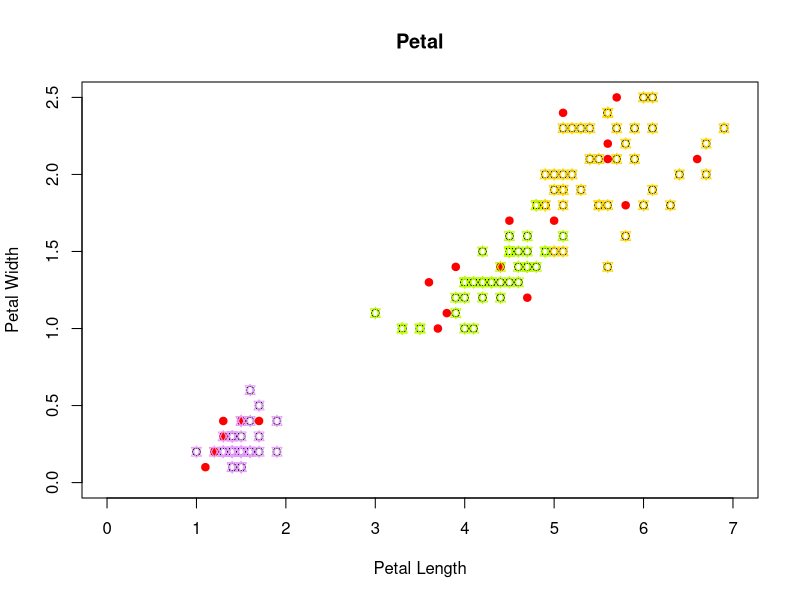
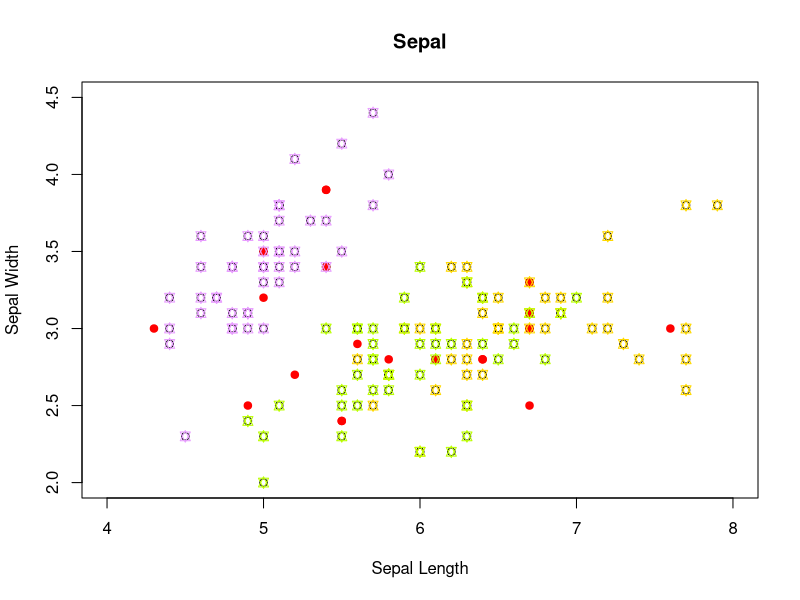
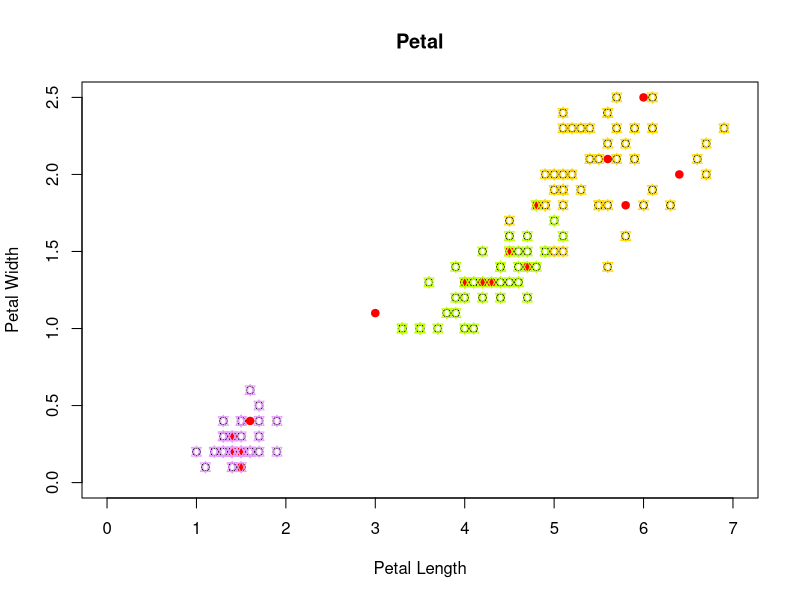
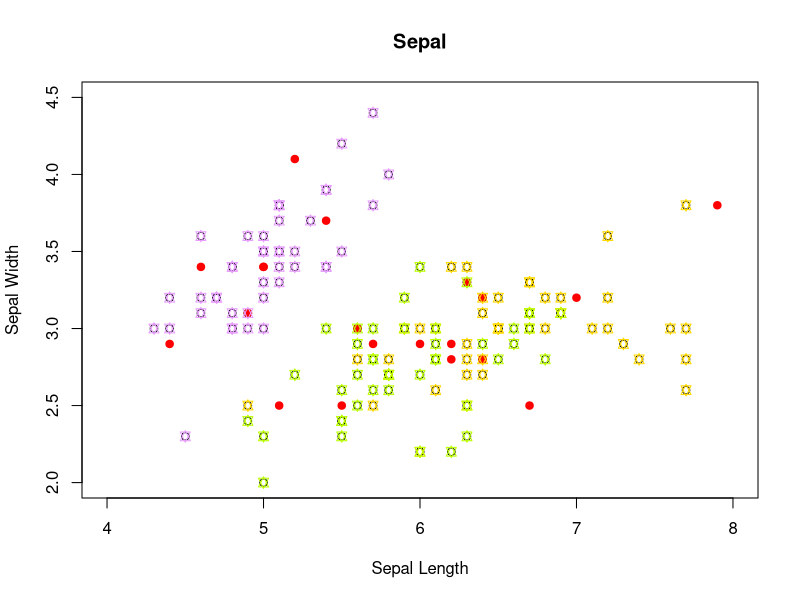
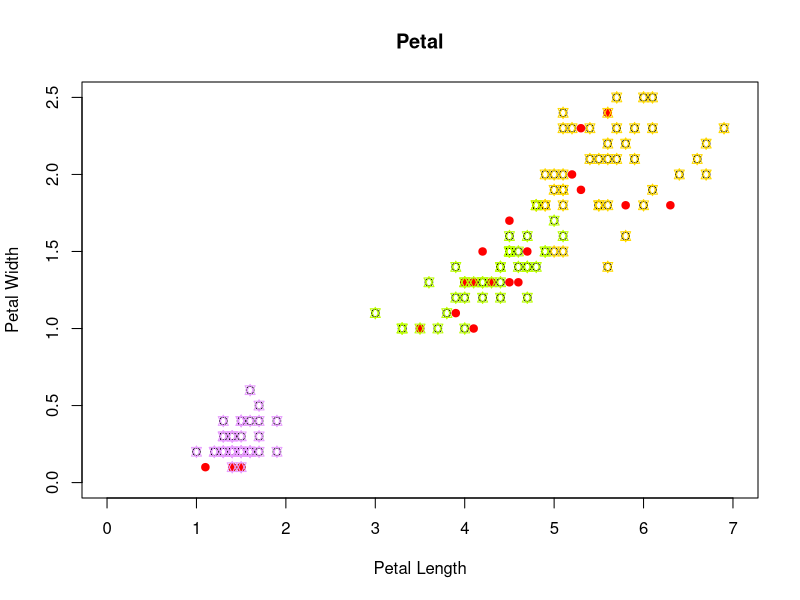
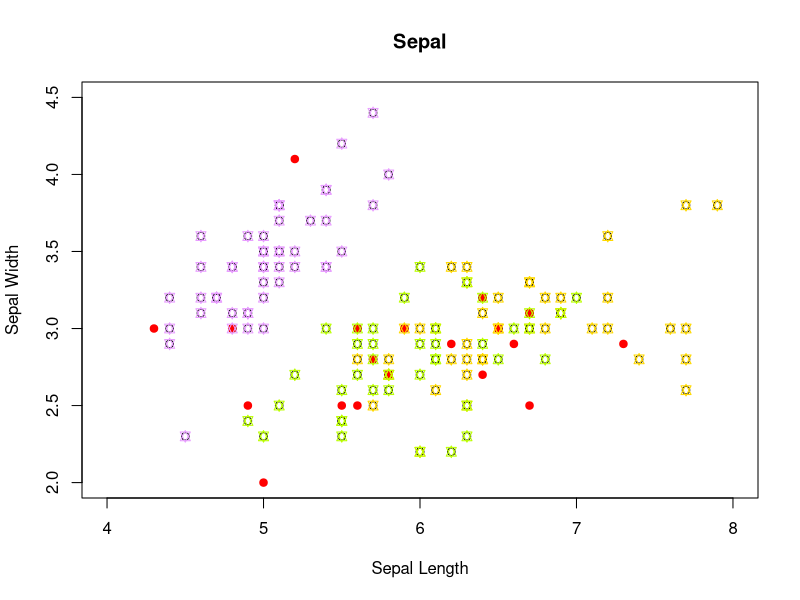
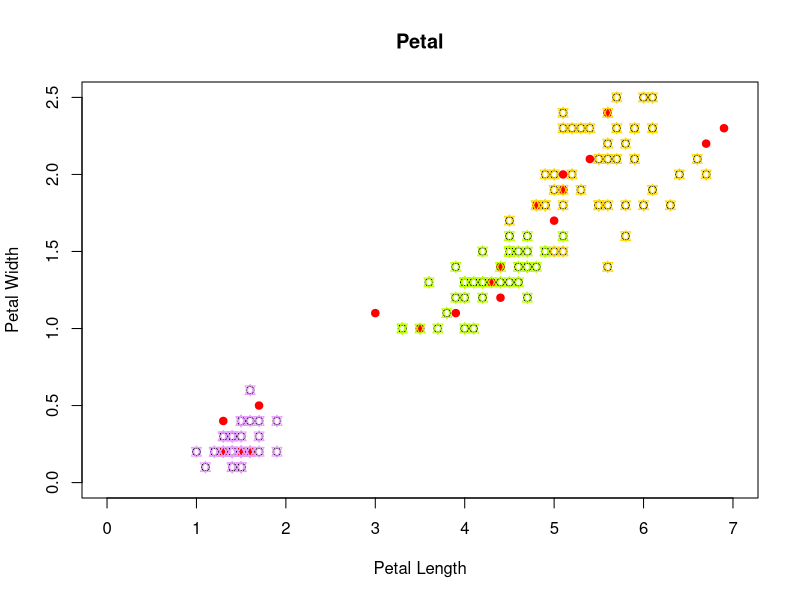
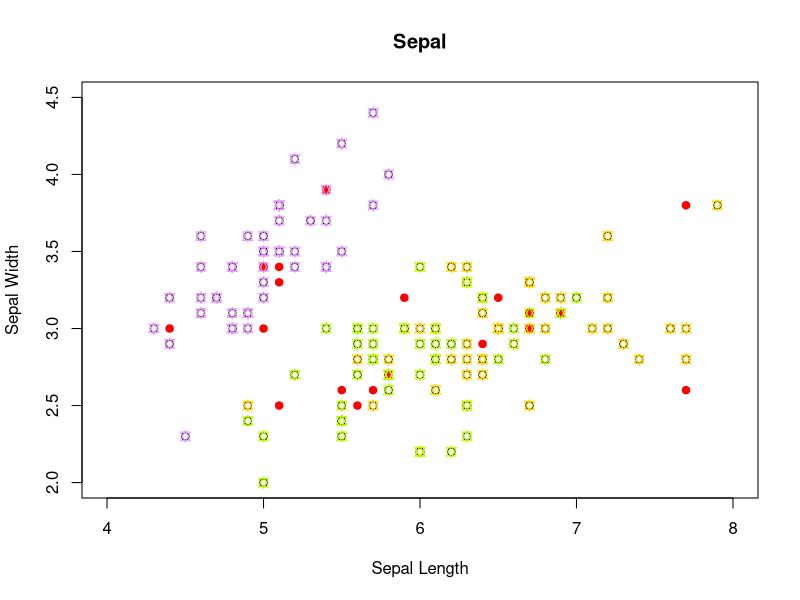

The R script that drew these images, in order: (Note: this script raises an error after producing the figures.)
library(caret)

#Para calcular la distancia entre dos puntos, requiero de sus coordenadas de tal manera que: 
#x1 Valor en el eje x del punto 1
#x2 Valor en el eje x del punto 2
#y1 Valor en el eje y del punto 1
#y2 Valor en el eje y del punto 2

distancia <- function(x1, x2, y1, y2) {       #Genero una funci�n que me arroje las distancias, seg�n las coordenadas que le asigne.
  resultado = sqrt((x1 - x2)^2 + (y1 - y2)^2)
  return(resultado)
}

#Creo una lista de "q" n�meros aleatorios entre 1 y 150 (registros de mi data frame)
#Para esto gener� una funci�n que me regresar� un vector de valores aleatorios de tama�o "q"
random_num_list <- function(q) {
  lista = sort(as.integer(runif(q, min = 1, max = 149))) #runif n�meros aleatorios con distribuci�n normal. 
  for (i in 2:q) {
    prev = i - 1 
    if (lista[prev] == lista[i]) {             #condiciono mi lista de n�meros aleatorios de tal forma que no se repitan, orden�ndolos de menor a mayor desde el mero principio y restringiendo. 
      lista[i] = lista[i] + 1
    } else if (lista[prev] > lista[i]) {
      lista[i] = lista[prev] + 1
    }
  }
  return(lista)
}

#Funci�n Principal, o algortimo KNN. 
k_n_cerca <- function(data, k) {  #data es un data frame que contiene las especies de las evaluaciones propuestas m�s adelante.
  species = data$Species[1:k]
  muestra = as.data.frame(table(species)) #transformar la tabla a un data frame para manipular de mejor manera.
  muestra = muestra[order(muestra$Freq, decreasing = TRUE), ]
  return(as.vector(muestra$species)[1]) #El c�digo ordena las frecuencias de mayor a menor y an�lisa a qu� especie corresponden la mayor�a.  
}

#Creo las carpetas para el analisis con sepal y petal
dir.create(file.path("./", "tests"), showWarnings = FALSE) #dir. hace carpetas y las aloja desde donde trabaja R. 

#Lista de presici�n
precisionTable.sepal = data.frame(k_n = c(1), precision = c(1)) #Data frame inicializado con uno, para llenar con datos.
precisionTable.petal = data.frame(k_n = c(1), precision = c(1))
for (prueba in 1:20) {
  
  #Lista de candidatos a evaluar
  candidatos = random_num_list(20) #Utilizo mi funci�n de datos aleatorios
  
  #Data frame con los datos correspondientes a cada candidato
  Datos_Candidatos = iris[candidatos, ]
  
  #Data frame con todos los datos excepto los candidatos seleccionados
  flores = iris[-candidatos, ]
  
  Candidatos_Test.sepal = data.frame(original = Datos_Candidatos$Species, nuevo = "")
  Candidatos_Test.petal = data.frame(original = Datos_Candidatos$Species, nuevo = "")
  
  #Creo las carpetas para el analisis con sepal y petal, para cada prueba de K. 
  dir.create(file.path("./tests/", paste("k_", prueba, sep = "")), showWarnings = FALSE)
  
  #Ciclo por cada candidato (20)
  for (test in 1:length(candidatos)) {
    #Calculo de la distancia Sepal entre la muestra y todo el conjunto. Utilizo mi funci�n de distancia.con el largo como x y lo ancho como y.
    distancia_sepal = distancia(
      Datos_Candidatos$Sepal.Length[test],
      flores$Sepal.Length,
      Datos_Candidatos$Sepal.Width[test],
      flores$Sepal.Width
    )
    #Calculo de la distancia Petal entre la muestra y todo el conjunto. Utilizo mi funci�n de distancia.con el largo como x y lo ancho como y.
    distancia_petal = distancia(
      Datos_Candidatos$Petal.Length[test],
      flores$Petal.Length,
      Datos_Candidatos$Petal.Width[test],
      flores$Petal.Width
    )
    
    # Creo de un data frame con las distancias y sus respectivas especies.
    d_sepal = data.frame(
      distancia_sepal,
      Species = flores$Species
    )
    d_petal = data.frame(
      distancia_petal,
      Species = flores$Species #Asignado a una lista, quiero solamente el vector de las especies. 
    )
    
    #Ordeno de menor a mayor los datos seg�n su distancia.
    d_sepal = d_sepal[order(d_sepal$distancia_sepal),]
    d_petal = d_petal[order(d_petal$distancia_petal),]
    
    #Creo las carpetas para el an�lisis con sepal y petal.
    dir.create(file.path(paste("./tests/k_", prueba, sep = ""), "sepal"), showWarnings = FALSE)
    dir.create(file.path(paste("./tests/k_", prueba, sep = ""), "petal"), showWarnings = FALSE)
    
    #Escribo un archivo csv con los k(prueba) primeros elementos de los candidatos seg�n su distancia sepal y petal.
    write.csv(d_sepal[1:prueba, ], paste("./tests/k_", prueba, "/sepal/candidato_", test, ".csv", sep = ""))
    write.csv(d_petal[1:prueba, ], paste("./tests/k_", prueba, "/petal/candidato_", test, ".csv", sep = ""))

    Candidatos_Test.sepal$nuevo[test] = k_n_cerca(d_sepal, prueba) 
    Candidatos_Test.petal$nuevo[test] = k_n_cerca(d_petal, prueba)
  }
  
  #Escribo un resumen de lo analizado con los datos de los candidatos seg�n sepal y petal.
  write.csv(Candidatos_Test.sepal, paste("./tests/k_", prueba, "/resumen_sepal", ".csv", sep = ""))
  write.csv(Candidatos_Test.petal, paste("./tests/k_", prueba, "/resumen_petal", ".csv", sep = ""))
  
  #Los res�menes son transformados en factores para su correcto an�lisis para la funci�n {confusionMatrix}.
  Candidatos_Test.sepal$original = factor(Candidatos_Test.sepal$original, levels = c('setosa', 'versicolor', 'virginica'))
  Candidatos_Test.sepal$nuevo = factor(Candidatos_Test.sepal$nuevo, levels = c('setosa', 'versicolor', 'virginica'))
  Candidatos_Test.petal$original = factor(Candidatos_Test.petal$original, levels = c('setosa', 'versicolor', 'virginica'))
  Candidatos_Test.petal$nuevo = factor(Candidatos_Test.petal$nuevo, levels = c('setosa', 'versicolor', 'virginica'))
  
  #Asignaci�n de la matriz de confusi�n a una variable para su posterior escritura
  matriz.sepal = confusionMatrix(Candidatos_Test.sepal$nuevo, Candidatos_Test.sepal$original)
  matriz.petal = confusionMatrix(Candidatos_Test.petal$nuevo, Candidatos_Test.petal$original)
  
  #Genero un excel con las matrices de confusi�n. 
  write.csv(matriz.sepal$table, paste("./tests/k_", prueba, "/confusion_matrix_sepal", ".csv", sep = ""))
  write.csv(matriz.petal$table, paste("./tests/k_", prueba, "/confusion_matrix_petal", ".csv", sep = ""))
  precisionTable.sepal[prueba, ] = c(prueba, matriz.sepal$overall[1])
  precisionTable.petal[prueba, ] = c(prueba, matriz.petal$overall[1])
  
  #Plot de los candidatos y clases en Petal. Para cada k (prueba que va de 1 a 20)
  point_size = 1
  petal_plot = paste("./tests/k_", prueba, "/Petal_plot", ".png", sep = "")
  png(file=petal_plot, width = 2000, height = 2000, units = "px", pointsize = 30)
  plot(
    flores$Petal.Length,
    flores$Petal.Width,
    main="Petal",
    xlab="Petal Length",
    ylab="Petal Width",
    xlim=c(0, 7),
    ylim=c(0, 2.5)
  )
  points(
    Datos_Candidatos$Petal.Length,
    Datos_Candidatos$Petal.Width, 
    type = "p",
    pch = 19,
    col = "red",
  )
  points(
    flores$Petal.Length[flores$Species == "setosa"],
    flores$Petal.Width[flores$Species == "setosa"], 
    type = "p",
    pch = 11,
    col = "#e89eff",
    cex = point_size,
  )
  points(
    flores$Petal.Length[flores$Species == "virginica"],
    flores$Petal.Width[flores$Species == "virginica"], 
    type = "p",
    pch = 11,
    col = "#ffd900",
    cex = point_size,
  )
  points(
    flores$Petal.Length[flores$Species == "versicolor"],
    flores$Petal.Width[flores$Species == "versicolor"], 
    type = "p",
    pch = 11,
    col = "#bbff00",
    cex = point_size,
  )
  dev.off()
  
  #Plot de los candidatos y clases en Petal. Para cada k (prueba que va de 1 a 20)
  sepal_plot = paste("./tests/k_", prueba, "/Sepal_plot", ".png", sep = "")
  png(file=sepal_plot, width = 2000, height = 2000, units = "px", pointsize = 30)
  plot(
    flores$Sepal.Length,
    flores$Sepal.Width,
    main="Sepal",
    xlab="Sepal Length",
    ylab="Sepal Width",
    xlim=c(4, 8),
    ylim=c(2, 4.5)
  )
  points(
    Datos_Candidatos$Sepal.Length,
    Datos_Candidatos$Sepal.Width, 
    type = "p",
    pch = 19,
    col = "red",
  )
  points(
    flores$Sepal.Length[flores$Species == "setosa"],
    flores$Sepal.Width[flores$Species == "setosa"], 
    type = "p",
    pch = 11,
    col = "#e89eff",
    cex = point_size,
  )
  points(
    flores$Sepal.Length[flores$Species == "virginica"],
    flores$Sepal.Width[flores$Species == "virginica"], 
    type = "p",
    pch = 11,
    col = "#ffd900",
    cex = point_size,
  )
  points(
    flores$Sepal.Length[flores$Species == "versicolor"],
    flores$Sepal.Width[flores$Species == "versicolor"], 
    type = "p",
    pch = 11,
    col = "#bbff00",
    cex = point_size,
  )
  dev.off()
}

#Genero un excel donde resumo la accuracy para cada valor de k.
write.csv(precisionTable.sepal, "./tests/accuracy_sepal.csv")
write.csv(precisionTable.petal, "./tests/accuracy_petal.csv")


#Plot para analizar los accuracy seg�n el valor de k, con una paleta de colores seg�n el nivel de accuracy. Sepal. 
png(file="sepal_accuracy.png", width = 2000, height = 2000, units = "px", pointsize = 30)

plot(
  precisionTable.sepal$k_n,
  precisionTable.sepal$precision,
  main="Accuracy",
  xlab="K_n",
  ylab="Accuracy",
  xlim=c(1, 21),
  ylim=c(0.5, 1),
  type = "n",
  xaxt = "n",
  yaxt = "n"
)
puntos.sepal = precisionTable.sepal[order(precisionTable.sepal$precision),]
tabla_puntos = as.data.frame(table(puntos.sepal$precision))
axis(1, at = c(1, 5, 10, 15, 20))
axis(2, at = format(round(as.numeric(as.vector(tabla_puntos$Var1)), 2), nsmall = 2), las = 1,)
paleta = hcl.colors(
  length(table(puntos.sepal$precision)),
  palette = "Temps"
)
paleta_per = NULL
for (punto in 1:length(table(puntos.sepal$precision))) {
  times = tabla_puntos$Freq[punto]
  paleta_per = append(paleta_per, rep(paleta[punto], times))
}
points(
  puntos.sepal$k_n,
  puntos.sepal$precision,
  type = "p",
  pch = 15,
  col= paleta_per,
  cex = 2,
)
text(
  puntos.sepal$k_n,
  puntos.sepal$precision,
  labels = puntos.sepal$k_n,
  cex= 0.9,
  pos= 3
)

dev.off()

#Plot para analizar los accuracy seg�n el valor de k, con una paleta de colores seg�n el nivel de accuracy. Petal. 
png(file="petal_accuracy.png", width = 2000, height = 2000, units = "px", pointsize = 30)

plot(
  precisionTable.petal$k_n,
  precisionTable.petal$precision,
  main="Accuracy",
  xlab="K_n",
  ylab="Accuracy",
  xlim=c(1, 21),
  ylim=c(0.5, 1),
  type = "n",
  xaxt = "n",
  yaxt = "n"
)
puntos.petal = precisionTable.petal[order(precisionTable.petal$precision),]
tabla_puntos = as.data.frame(table(puntos.petal$precision))
axis(1, at = c(1, 5, 10, 15, 20))
axis(2, at = format(round(as.numeric(as.vector(tabla_puntos$Var1)), 2), nsmall = 2), las = 1,) #Color por nivel
paleta = hcl.colors(
  length(table(puntos.petal$precision)),
  palette = "Temps"
)
paleta_per = NULL
for (punto in 1:length(table(puntos.petal$precision))) {
  times = tabla_puntos$Freq[punto]
  paleta_per = append(paleta_per, rep(paleta[punto], times)) #Repetici�n de colores para uniformidad visual. 
}
points(
  puntos.petal$k_n,
  puntos.petal$precision,
  type = "p",
  pch = 15,
  col= paleta_per,
  cex = 2,
)
text(
  puntos.petal$k_n,
  puntos.petal$precision,
  labels = puntos.petal$k_n,
  cex= 0.9,
  pos= 3
)

dev.off()

#Gracias.:)
